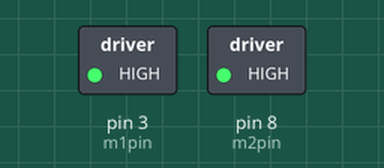
Simulated run of this sketch. Board: Arduino Uno, built with avr-gcc and run on an emulated ATmega328P. Shown: switched loads named in the sketch (green lamp = pin HIGH). Dashed ring = blinking.

Above: at 0.5 s.
Timing chart, 0 to 4.6 s (numbered marks = the images above):
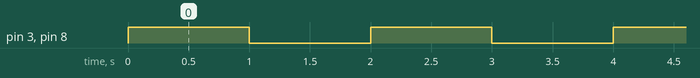

The sketch:

LightBot_MotorControl_Prototype.ino
```cpp
int m1pin = 3;
int m2pin = 8;
void setup() {
  // put your setup code here, to run once:
  pinMode(m1pin, OUTPUT);
  pinMode(m2pin, OUTPUT);
}

void loop() {
  // put your main code here, to run repeatedly:
  analogWrite(m1pin, 255);
  analogWrite(m2pin, 255);
  delay(1000);
  analogWrite(m1pin, 0);
  analogWrite(m2pin, 0);
  delay(1000);
}
```

Measured:
- by itself, pin 3 (m1pin), pin 8 (m2pin): alternates HIGH for 1.0 s and LOW for 1.0 s
